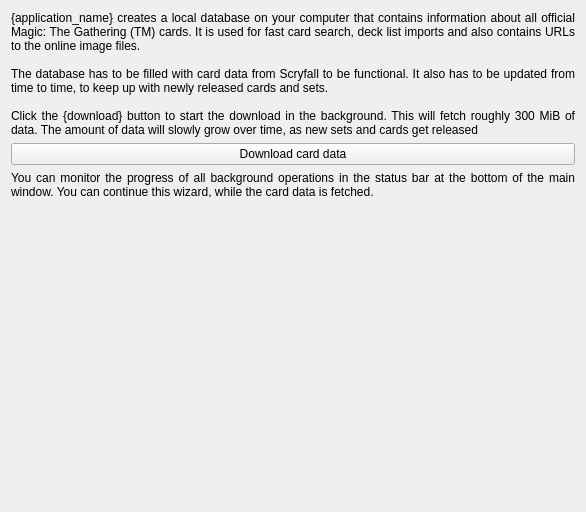
<?xml version="1.0" encoding="UTF-8"?>
<ui version="4.0">
 <class>WizardPage</class>
 <widget class="QWizardPage" name="WizardPage">
  <property name="geometry">
   <rect>
    <x>0</x>
    <y>0</y>
    <width>586</width>
    <height>512</height>
   </rect>
  </property>
  <property name="windowTitle">
   <string>WizardPage</string>
  </property>
  <property name="title">
   <string>Local card database</string>
  </property>
  <layout class="QGridLayout" name="gridLayout">
   <item row="3" column="0" colspan="2">
    <widget class="QLabel" name="progress_monitor_label">
     <property name="text">
      <string>You can monitor the progress of all background operations in the status bar at the bottom of the main window. You can continue this wizard, while the card data is fetched.</string>
     </property>
     <property name="alignment">
      <set>Qt::AlignJustify|Qt::AlignVCenter</set>
     </property>
     <property name="wordWrap">
      <bool>true</bool>
     </property>
    </widget>
   </item>
   <item row="1" column="0" colspan="2">
    <widget class="QPushButton" name="download_card_data_button">
     <property name="text">
      <string>Download card data</string>
     </property>
     <property name="icon">
      <iconset theme="edit-download"/>
     </property>
    </widget>
   </item>
   <item row="0" column="0" colspan="2">
    <widget class="QLabel" name="carddb_description_label">
     <property name="text">
      <string>{application_name} creates a local database on your computer that contains information about all official Magic: The Gathering (TM) cards. It is used for fast card search, deck list imports and also contains URLs to the online image files.

The database has to be filled with card data from Scryfall to be functional. It also has to be updated from time to time, to keep up with newly released cards and sets.

Click the {download} button to start the download in the background. This will fetch roughly 300 MiB of data. The amount of data will slowly grow over time, as new sets and cards get released</string>
     </property>
     <property name="alignment">
      <set>Qt::AlignJustify|Qt::AlignVCenter</set>
     </property>
     <property name="wordWrap">
      <bool>true</bool>
     </property>
    </widget>
   </item>
   <item row="4" column="0" colspan="2">
    <spacer name="verticalSpacer">
     <property name="orientation">
      <enum>Qt::Vertical</enum>
     </property>
     <property name="sizeHint" stdset="0">
      <size>
       <width>20</width>
       <height>40</height>
      </size>
     </property>
    </spacer>
   </item>
  </layout>
 </widget>
 <resources/>
 <connections/>
</ui>
